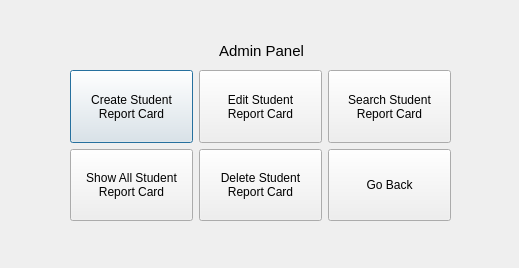
<?xml version="1.0" encoding="UTF-8"?>
<ui version="4.0">
 <class>Admin</class>
 <widget class="QDialog" name="Admin">
  <property name="geometry">
   <rect>
    <x>0</x>
    <y>0</y>
    <width>519</width>
    <height>268</height>
   </rect>
  </property>
  <property name="windowTitle">
   <string>Dialog</string>
  </property>
  <widget class="QLabel" name="label">
   <property name="geometry">
    <rect>
     <x>76</x>
     <y>30</y>
     <width>371</width>
     <height>41</height>
    </rect>
   </property>
   <property name="font">
    <font>
     <family>MS Shell Dlg 2</family>
     <pointsize>11</pointsize>
     <weight>50</weight>
     <italic>false</italic>
     <bold>false</bold>
    </font>
   </property>
   <property name="styleSheet">
    <string notr="true">font: 11pt &quot;MS Shell Dlg 2&quot;;
color: rgb(0, 0, 0);</string>
   </property>
   <property name="text">
    <string>Admin Panel</string>
   </property>
   <property name="alignment">
    <set>Qt::AlignCenter</set>
   </property>
  </widget>
  <widget class="QWidget" name="">
   <property name="geometry">
    <rect>
     <x>70</x>
     <y>70</y>
     <width>381</width>
     <height>151</height>
    </rect>
   </property>
   <layout class="QHBoxLayout" name="horizontalLayout">
    <item>
     <layout class="QVBoxLayout" name="verticalLayout">
      <item>
       <widget class="QPushButton" name="pushButton">
        <property name="sizePolicy">
         <sizepolicy hsizetype="Preferred" vsizetype="Preferred">
          <horstretch>0</horstretch>
          <verstretch>0</verstretch>
         </sizepolicy>
        </property>
        <property name="styleSheet">
         <string notr="true">font: 10pt &quot;MS Shell Dlg 2&quot;;</string>
        </property>
        <property name="text">
         <string>Create Student
Report Card</string>
        </property>
       </widget>
      </item>
      <item>
       <widget class="QPushButton" name="pushButton_2">
        <property name="sizePolicy">
         <sizepolicy hsizetype="Minimum" vsizetype="Preferred">
          <horstretch>0</horstretch>
          <verstretch>0</verstretch>
         </sizepolicy>
        </property>
        <property name="styleSheet">
         <string notr="true">font: 10pt &quot;MS Shell Dlg 2&quot;;</string>
        </property>
        <property name="text">
         <string>Show All Student
Report Card</string>
        </property>
       </widget>
      </item>
     </layout>
    </item>
    <item>
     <layout class="QVBoxLayout" name="verticalLayout_2">
      <item>
       <widget class="QPushButton" name="pushButton_3">
        <property name="sizePolicy">
         <sizepolicy hsizetype="Minimum" vsizetype="Preferred">
          <horstretch>0</horstretch>
          <verstretch>0</verstretch>
         </sizepolicy>
        </property>
        <property name="styleSheet">
         <string notr="true">font: 10pt &quot;MS Shell Dlg 2&quot;;</string>
        </property>
        <property name="text">
         <string>Edit Student
Report Card</string>
        </property>
       </widget>
      </item>
      <item>
       <widget class="QPushButton" name="pushButton_4">
        <property name="sizePolicy">
         <sizepolicy hsizetype="Minimum" vsizetype="Preferred">
          <horstretch>0</horstretch>
          <verstretch>0</verstretch>
         </sizepolicy>
        </property>
        <property name="styleSheet">
         <string notr="true">font: 10pt &quot;MS Shell Dlg 2&quot;;</string>
        </property>
        <property name="text">
         <string>Delete Student
Report Card</string>
        </property>
       </widget>
      </item>
     </layout>
    </item>
    <item>
     <layout class="QVBoxLayout" name="verticalLayout_3">
      <item>
       <widget class="QPushButton" name="pushButton_5">
        <property name="sizePolicy">
         <sizepolicy hsizetype="Minimum" vsizetype="Preferred">
          <horstretch>0</horstretch>
          <verstretch>0</verstretch>
         </sizepolicy>
        </property>
        <property name="styleSheet">
         <string notr="true">font: 10pt &quot;MS Shell Dlg 2&quot;;</string>
        </property>
        <property name="text">
         <string>Search Student
Report Card</string>
        </property>
       </widget>
      </item>
      <item>
       <widget class="QPushButton" name="pushButton_6">
        <property name="sizePolicy">
         <sizepolicy hsizetype="Minimum" vsizetype="Preferred">
          <horstretch>0</horstretch>
          <verstretch>0</verstretch>
         </sizepolicy>
        </property>
        <property name="styleSheet">
         <string notr="true">font: 10pt &quot;MS Shell Dlg 2&quot;;</string>
        </property>
        <property name="text">
         <string>Go Back</string>
        </property>
       </widget>
      </item>
     </layout>
    </item>
   </layout>
  </widget>
 </widget>
 <resources/>
 <connections/>
</ui>
